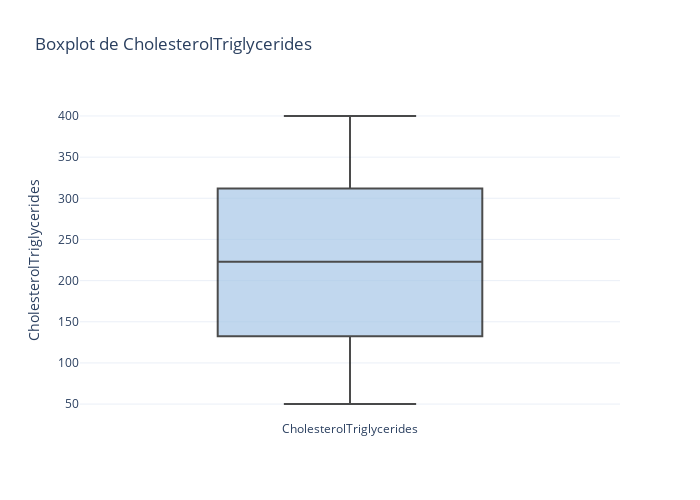

The code cell stored with this chart in its notebook:
### Code cell
graficar_boxplot(df_csv, 'CholesterolTriglycerides')
graficar_histograma(df_csv, 'CholesterolTriglycerides')
graficar_densidad(df_csv, 'CholesterolTriglycerides')

### Figure 1 — Plotly figure (JSON) as saved in the notebook; plotly's stock layout.template omitted (floating-point values rounded to 4 significant figures; data arrays with more than 128 entries replaced by an {"elided": "..."} marker saying what was removed)
{"data": [{"boxpoints": "outliers", "fillcolor": "#A7C7E7", "line": {"color": "black"}, "marker": {"color": "#A7C7E7"}, "name": "CholesterolTriglycerides", "opacity": 0.7, "type": "box", "y": {"elided": "2105 float values"}}], "layout": {"height": 500, "title": {"text": "Boxplot de CholesterolTriglycerides"}, "width": 700, "yaxis": {"title": {"text": "CholesterolTriglycerides"}}}}
